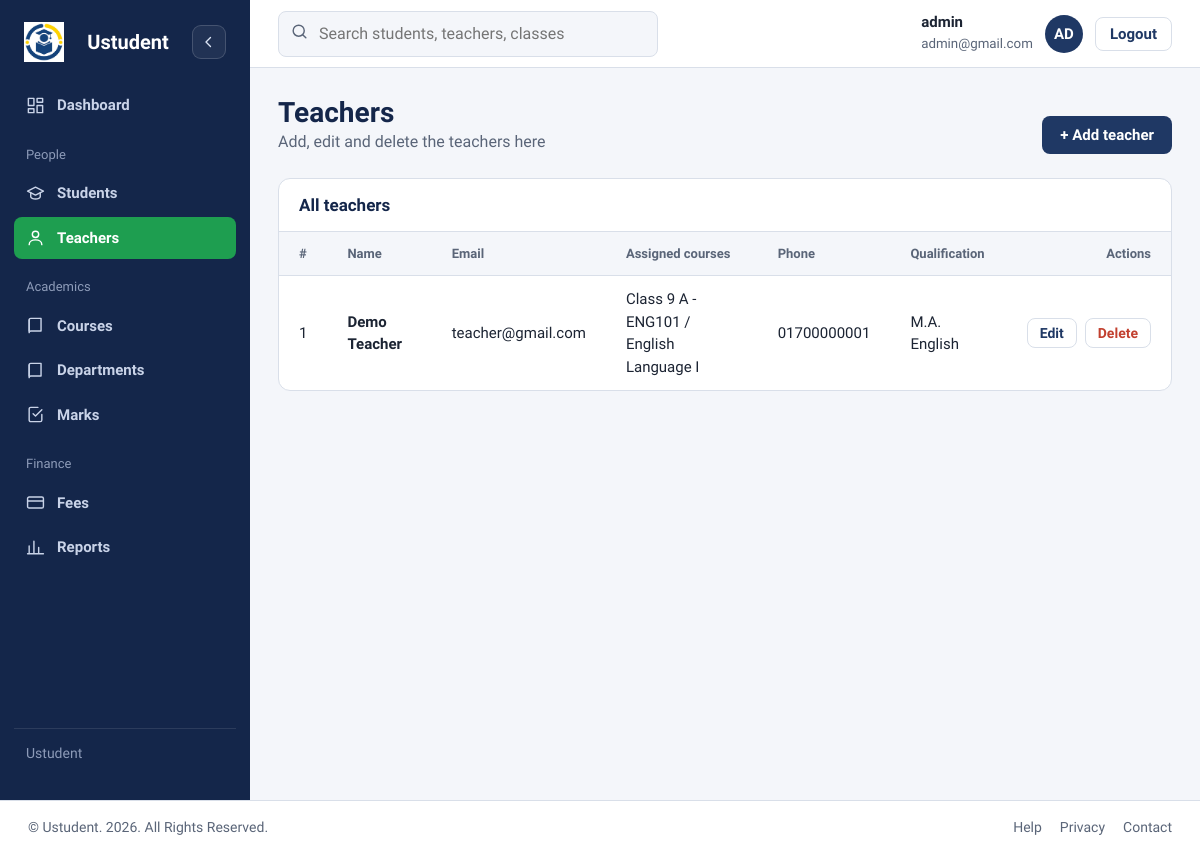
Page /admin/teacher.php (signed in) on the earlier database version.
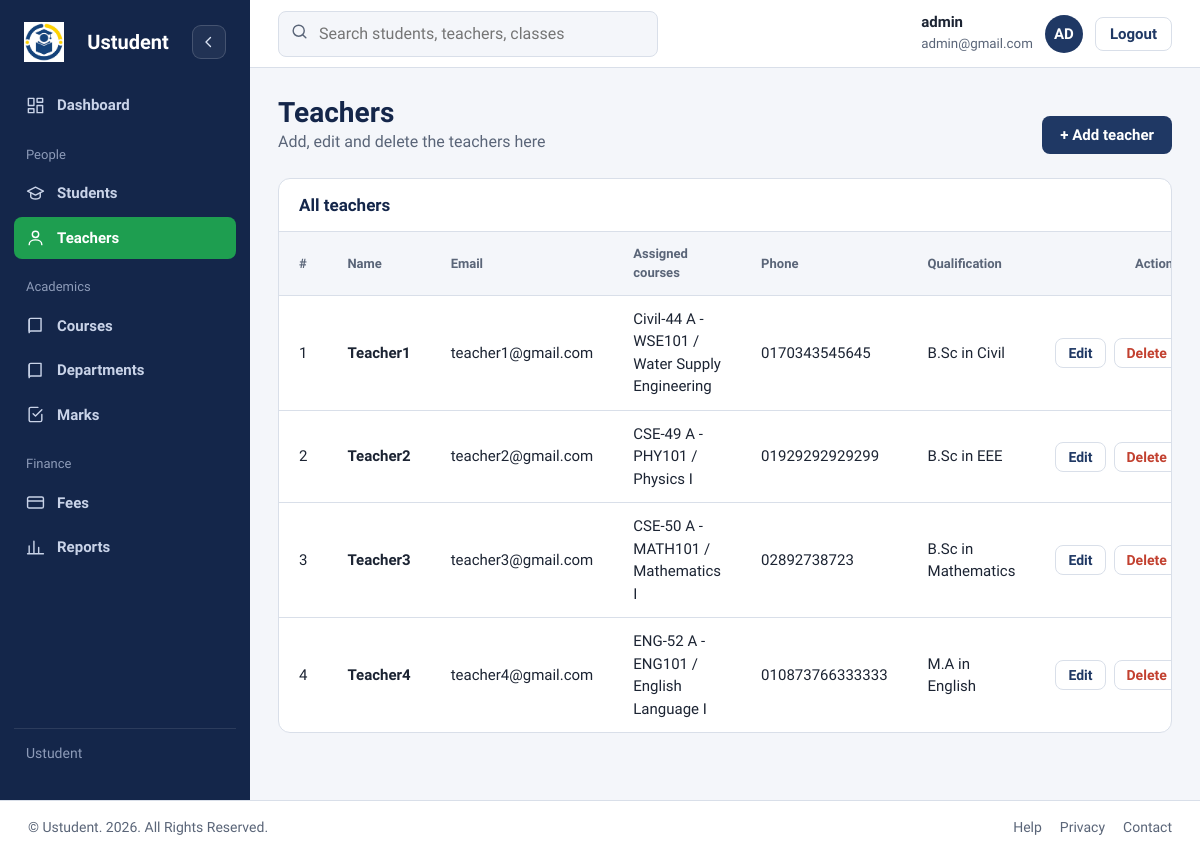
Same page on the later database version.
### tables this page shows
CREATE TABLE `teachers` (
  `id` int UNSIGNED NOT NULL,
  `user_id` int UNSIGNED NOT NULL,
  `name` varchar(100) NOT NULL,
  `email` varchar(100) NOT NULL,
  `phone` varchar(15) DEFAULT NULL,
  `qualification` varchar(150) DEFAULT NULL,
  `created_at` timestamp NULL DEFAULT CURRENT_TIMESTAMP
);

### admin/teacher.php (the view, shortened to what this page needs)
<?php
include '../database/dbconfig.php';
$result = $conn->query(
    "SELECT t.*,
            (SELECT GROUP_CONCAT(DISTINCT CONCAT(c.class_name, ' ', c.section, ' - ',
                                                 co.course_name, ' / ', s.subject_name)
                                 ORDER BY c.class_name, c.section, s.subject_name SEPARATOR ', ')
               FROM teacher_subjects ts
               JOIN classes c ON c.id = ts.class_id
               JOIN courses co ON co.id = c.course_id
               JOIN subjects s ON s.id = ts.subject_id
              WHERE ts.teacher_id = t.id) AS assigned_courses
       FROM teachers t
      ORDER BY t.id ASC"
);
?>
<!DOCTYPE html>
<html lang="en">
<head>
<?php include '../includes/admin_dashboard_css.php'; ?>
<link rel="stylesheet" href="../assets/css/courses.css">
<link rel="stylesheet" href="../assets/css/admin_student.css">
</head>
<body>
<div class="app">
    <?php include '../includes/sidebar.php'; ?>
    <div class="main">
        <?php include '../includes/topbar.php'; ?>
        <main class="content">
            <div class="head">
                <div>
                    <h1>Teachers</h1>
                    <p>Add, edit and delete the teachers here</p>
                </div>
                <a href="teacher.php?action=add" class="btn">+ Add teacher</a>
            </div>
            <section class="card">
                <h2>All teachers</h2>
                <table>
                    <thead>
                        <tr>
                            <th>#</th>
                            <th>Name</th>
                            <th>Email</th>
                            <th>Assigned courses</th>
                            <th>Phone</th>
                            <th>Qualification</th>
                            <th class="num">Actions</th>
                        </tr>
                    </thead>
                    <tbody>
                    <?php if ($result && $result->num_rows > 0) { ?>
                        <?php while ($row = $result->fetch_assoc()) { ?>
                            <tr>
                                <td><?php echo $row['id']; ?></td>
                                <td><b><?php echo htmlspecialchars($row['name'], ENT_QUOTES, 'UTF-8'); ?></b></td>
                                <td><?php echo htmlspecialchars($row['email'], ENT_QUOTES, 'UTF-8'); ?></td>
                                <td><?php echo htmlspecialchars($row['assigned_courses'] ?? 'Not assigned', ENT_QUOTES, 'UTF-8'); ?></td>
                                <td class="phone"><?php echo htmlspecialchars($row['phone'] ?? '', ENT_QUOTES, 'UTF-8'); ?></td>
                                <td><?php echo htmlspecialchars($row['qualification'] ?? '', ENT_QUOTES, 'UTF-8'); ?></td>
                                <td>
                                    <div class="row-actions">
                                        <a class="small-btn" href="teacher.php?action=edit&id=<?php echo $row['id']; ?>">Edit</a>
                                        <form method="post" onsubmit="return confirm('Delete this teacher?');">
                                            <button type="submit" name="delete_teacher" class="small-btn danger">Delete</button>
                                        </form>
                                    </div>
                                </td>
                            </tr>
                        <?php } ?>
                    <?php } else { ?>
                        <tr>
                            <td colspan="7" class="empty">No teachers found.</td>
                        </tr>
                    <?php } ?>
                    </tbody>
                </table>
            </section>
        </main>
    </div>
</div>
<?php include '../includes/footer.php'; ?>
</body>
</html>

Differences in the rows shown:
changed teachers id 1: name "Demo Teacher" → "Teacher1"; email "teacher@gmail.com" → "teacher1@gmail.com"; assigned_courses "Class 9 A - ENG101 / English Language I" → "Civil-44 A - WSE101 / Water Supply Engineering"; phone "01700000001" → "0170343545645"; qualification "M.A. English" → "B.Sc in Civil"
added teachers: id "2", name "Teacher2", email "teacher2@gmail.com", assigned_courses "CSE-49 A - PHY101 / Physics I", phone "01929292929299", qualification "B.Sc in EEE"
added teachers: id "3", name "Teacher3", email "teacher3@gmail.com", assigned_courses "CSE-50 A - MATH101 / Mathematics I", phone "02892738723", qualification "B.Sc in Mathematics"
added teachers: id "4", name "Teacher4", email "teacher4@gmail.com", assigned_courses "ENG-52 A - ENG101 / English Language I", phone "010873766333333", qualification "M.A in English"
